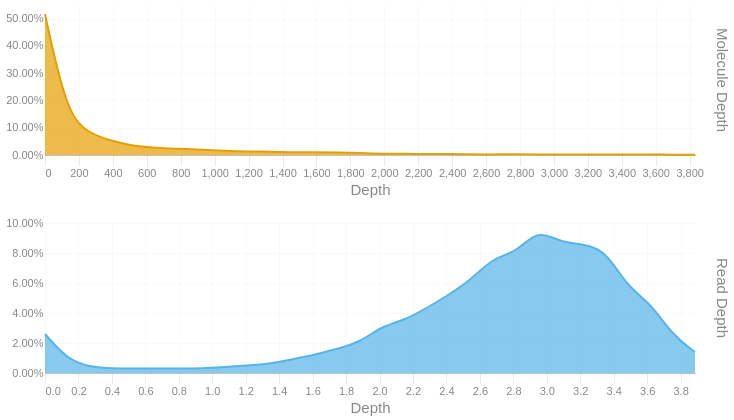

This figure's notebook cell:
### Code cell
readdep = depth_hist(tb['Read Depth'], q99, 3)
readdep = readdep.with_columns(pl.lit('Read Depth').alias('Metric'))
if not SKIPLR:
    moldep = depth_hist(tb['Molecule Depth'], mol_q99, 1)
    moldep = moldep.with_columns(pl.lit('Molecule Depth').alias('Metric'))
    _hist = pl.concat([readdep, moldep])
    _hist = _hist.filter(pl.col('Proportion') != 0)
    with SafeRender(_hist):
        (
            alt.Chart(_hist)        
            .mark_area(interpolate = "basis")
            .encode(
                x=alt.X('Bin:Q').scale(domainMin=0).axis(alt.Axis(title='Depth')),
                y = alt.Y('Proportion:Q', title = None).axis(format = '.2%'),
                color = alt.Color('Metric:N').legend(None),
                row = alt.Row("Metric:N").header(title = None, labelOrient = 'right'),
                tooltip = [
                    alt.Tooltip("Metric:N", title = "Metric"),
                    alt.Tooltip('Interval:N', title = "Depth Interval"),
                    alt.Tooltip('Proportion:Q', title = "% Alignments").format('.2%')
                ]
            )
            .resolve_scale(x='independent', y='independent')
            .properties(
                height = 150, width = 650,
                usermeta={'embedOptions': {'downloadFileName': f'{samplename}.depth.hist'}}
            )
        ).display()
else:
    readdep = readdep.filter(pl.col('Proportion') != 0)
    with SafeRender(readdep):
        (
            alt.Chart(readdep)        
            .mark_area(interpolate = "basis")
            .encode(
                x=alt.X('Bin:Q').scale(domainMin=0).axis(alt.Axis(title='Depth')),
                y = alt.Y('Proportion:Q', title = None).axis(format = '.2%'),
                tooltip = [
                    alt.Tooltip('Interval:N', title = "Depth Interval"),
                    alt.Tooltip('Proportion:Q', title = "% Alignments").format('.2%')
                ]
            )
            .properties(
                usermeta={'embedOptions': {'downloadFileName': f'{samplename}.depth.hist'}}
            )
        ).display()

### Figure 1 — Vega-Lite specification as saved in the notebook (floating-point values rounded to 4 significant figures)
{"width": 650, "height": 150, "config": {"title": {"anchor": "start", "dy": -15, "fontSize": 18, "color": "#888888", "subtitleColor": "#888888", "subtitleFontSize": 14}, "arc": {"fill": "#0072B2"}, "axis": {"domainColor": "#888888", "domainWidth": 0.5, "gridWidth": 0.2, "grid": false, "titleFontWeight": 400, "titleFontSize": 15, "labelFontSize": 11, "labelColor": "#888888", "tickColor": "#888888", "tickWidth": 0.2, "titleColor": "#888888"}, "axisBand": {"grid": false}, "axisX": {"grid": true, "tickSize": 10, "domainCap": "round"}, "axisY": {"domain": false, "grid": true, "tickSize": 0, "domainCap": "round"}, "background": "transparent", "header": {"labelFontSize": 15, "labelColor": "#888888", "titleFontSize": 15, "titleFontWeight": 600, "titleColor": "#888888"}, "legend": {"labelFont": "sans-serif", "labelFontSize": 12, "labelColor": "#888888", "symbolSize": 100, "symbolType": "circle", "titleFontSize": 12, "titlePadding": 10, "titleColor": "#888888", "title": null}, "range": {"category": ["#E69F00", "#56B4E9", "#009E73", "#F0E442", "#0072B2", "#D55E00", "#CC79A7", "#000000"], "diverging": ["#cfe8f3", "#a2d4ec", "#73bfe2", "#46abdb", "#1696d2", "#12719e"]}, "area": {"fill": "#0072B2", "fillOpacity": 0.7, "line": true, "strokeOpacity": 0.7}, "line": {"color": "#0072B2", "stroke": "#0072B2", "strokeWidth": 2}, "trail": {"color": "#0072B2", "stroke": "#0072B2", "strokeWidth": 0, "size": 1}, "point": {"filled": true, "fillOpacity": 1.0, "size": 95}, "text": {"color": "#888888", "fontSize": 11, "align": "right", "fontWeight": 400, "size": 11}, "bar": {"fill": "#0072B2", "stroke": null}, "view": {"stroke": null, "continuousWidth": 660, "continuousHeight": 400}}, "data": {"name": "data-f2d41ab9edff2ebd00d5cad4bc5cbe36"}, "mark": {"type": "area", "interpolate": "basis"}, "encoding": {"color": {"field": "Metric", "legend": null, "type": "nominal"}, "row": {"field": "Metric", "header": {"title": null, "labelOrient": "right"}, "type": "nominal"}, "tooltip": [{"field": "Metric", "title": "Metric", "type": "nominal"}, {"field": "Interval", "title": "Depth Interval", "type": "nominal"}, {"field": "Proportion", "format": ".2%", "title": "% Alignments", "type": "quantitative"}], "x": {"axis": {"title": "Depth"}, "field": "Bin", "scale": {"domainMin": 0}, "type": "quantitative"}, "y": {"axis": {"format": ".2%"}, "field": "Proportion", "title": null, "type": "quantitative"}}, "resolve": {"scale": {"x": "independent", "y": "independent"}}, "usermeta": {"embedOptions": {"downloadFileName": "S6_Waccamaw_1689.depth.hist"}}, "$schema": "https://vega.github.io/schema/vega-lite/v6.1.0.json", "datasets": {"data-f2d41ab9edff2ebd00d5cad4bc5cbe36": [{"Bin": 0.0, "Interval": "0.0-0.134", "Proportion": 0.026, "Metric": "Read Depth"}, {"Bin": 0.134, "Interval": "0.134-0.268", "Proportion": 0.009, "Metric": "Read Depth"}, {"Bin": 0.268, "Interval": "0.268-0.402", "Proportion": 0.004, "Metric": "Read Depth"}, {"Bin": 0.402, "Interval": "0.402-0.536", "Proportion": 0.003, "Metric": "Read Depth"}, {"Bin": 0.536, "Interval": "0.536-0.67", "Proportion": 0.003, "Metric": "Read Depth"}, {"Bin": 0.67, "Interval": "0.67-0.804", "Proportion": 0.003, "Metric": "Read Depth"}, {"Bin": 0.804, "Interval": "0.804-0.938", "Proportion": 0.003, "Metric": "Read Depth"}, {"Bin": 0.938, "Interval": "0.938-1.072", "Proportion": 0.003, "Metric": "Read Depth"}, {"Bin": 1.072, "Interval": "1.072-1.206", "Proportion": 0.004, "Metric": "Read Depth"}, {"Bin": 1.206, "Interval": "1.206-1.34", "Proportion": 0.005, "Metric": "Read Depth"}, {"Bin": 1.34, "Interval": "1.34-1.474", "Proportion": 0.006, "Metric": "Read Depth"}, {"Bin": 1.474, "Interval": "1.474-1.608", "Proportion": 0.009, "Metric": "Read Depth"}, {"Bin": 1.608, "Interval": "1.608-1.742", "Proportion": 0.012, "Metric": "Read Depth"}, {"Bin": 1.742, "Interval": "1.742-1.876", "Proportion": 0.016, "Metric": "Read Depth"}, {"Bin": 1.876, "Interval": "1.876-2.01", "Proportion": 0.02, "Metric": "Read Depth"}, {"Bin": 2.01, "Interval": "2.01-2.144", "Proportion": 0.031, "Metric": "Read Depth"}, {"Bin": 2.144, "Interval": "2.144-2.278", "Proportion": 0.035, "Metric": "Read Depth"}, {"Bin": 2.278, "Interval": "2.278-2.412", "Proportion": 0.043, "Metric": "Read Depth"}, {"Bin": 2.412, "Interval": "2.412-2.546", "Proportion": 0.052, "Metric": "Read Depth"}, {"Bin": 2.546, "Interval": "2.546-2.68", "Proportion": 0.062, "Metric": "Read Depth"}, {"Bin": 2.68, "Interval": "2.68-2.814", "Proportion": 0.077, "Metric": "Read Depth"}, {"Bin": 2.814, "Interval": "2.814-2.948", "Proportion": 0.08, "Metric": "Read Depth"}, {"Bin": 2.948, "Interval": "2.948-3.082", "Proportion": 0.096, "Metric": "Read Depth"}, {"Bin": 3.082, "Interval": "3.082-3.216", "Proportion": 0.087, "Metric": "Read Depth"}, {"Bin": 3.216, "Interval": "3.216-3.35", "Proportion": 0.086, "Metric": "Read Depth"}, {"Bin": 3.35, "Interval": "3.35-3.484", "Proportion": 0.082, "Metric": "Read Depth"}, {"Bin": 3.484, "Interval": "3.484-3.618", "Proportion": 0.057, "Metric": "Read Depth"}, {"Bin": 3.618, "Interval": "3.618-3.752", "Proportion": 0.047, "Metric": "Read Depth"}, {"Bin": 3.752, "Interval": "3.752-3.886", "Proportion": 0.025, "Metric": "Read Depth"}, {"Bin": 3.886, "Interval": "3.886-4.02", "Proportion": 0.014, "Metric": "Read Depth"}, {"Bin": 0.0, "Interval": "0.0-132.1", "Proportion": 0.516, "Metric": "Molecule Depth"}, {"Bin": 132.1, "Interval": "132.1-264.2", "Proportion": 0.143, "Metric": "Molecule Depth"}, {"Bin": 264.2, "Interval": "264.2-396.4", "Proportion": 0.078, "Metric": "Molecule Depth"}, {"Bin": 396.4, "Interval": "396.4-528.5", "Proportion": 0.051, "Metric": "Molecule Depth"}, {"Bin": 528.5, "Interval": "528.5-660.6", "Proportion": 0.032, "Metric": "Molecule Depth"}, {"Bin": 660.6, "Interval": "660.6-792.7", "Proportion": 0.027, "Metric": "Molecule Depth"}, {"Bin": 792.7, "Interval": "792.7-924.9", "Proportion": 0.022, "Metric": "Molecule Depth"}, {"Bin": 924.9, "Interval": "924.9-1057.0", "Proportion": 0.02, "Metric": "Molecule Depth"}, {"Bin": 1057.0, "Interval": "1057.0-1189.1", "Proportion": 0.015, "Metric": "Molecule Depth"}, {"Bin": 1189.0, "Interval": "1189.1-1321.2", "Proportion": 0.012, "Metric": "Molecule Depth"}, {"Bin": 1321.0, "Interval": "1321.2-1453.3", "Proportion": 0.013, "Metric": "Molecule Depth"}, {"Bin": 1453.0, "Interval": "1453.3-1585.5", "Proportion": 0.01, "Metric": "Molecule Depth"}, {"Bin": 1586.0, "Interval": "1585.5-1717.6", "Proportion": 0.01, "Metric": "Molecule Depth"}, {"Bin": 1718.0, "Interval": "1717.6-1849.7", "Proportion": 0.009, "Metric": "Molecule Depth"}, {"Bin": 1850.0, "Interval": "1849.7-1981.8", "Proportion": 0.008, "Metric": "Molecule Depth"}, {"Bin": 1982.0, "Interval": "1981.8-2113.9", "Proportion": 0.004, "Metric": "Molecule Depth"}, {"Bin": 2114.0, "Interval": "2113.9-2246.1", "Proportion": 0.005, "Metric": "Molecule Depth"}, {"Bin": 2246.0, "Interval": "2246.1-2378.2", "Proportion": 0.003, "Metric": "Molecule Depth"}, {"Bin": 2378.0, "Interval": "2378.2-2510.3", "Proportion": 0.004, "Metric": "Molecule Depth"}, {"Bin": 2510.0, "Interval": "2510.3-2642.4", "Proportion": 0.002, "Metric": "Molecule Depth"}, {"Bin": 2642.0, "Interval": "2642.4-2774.6", "Proportion": 0.002, "Metric": "Molecule Depth"}, {"Bin": 2775.0, "Interval": "2774.6-2906.7", "Proportion": 0.003, "Metric": "Molecule Depth"}, {"Bin": 2907.0, "Interval": "2906.7-3038.8", "Proportion": 0.001, "Metric": "Molecule Depth"}, {"Bin": 3039.0, "Interval": "3038.8-3170.9", "Proportion": 0.002, "Metric": "Molecule Depth"}, {"Bin": 3171.0, "Interval": "3170.9-3303.0", "Proportion": 0.002, "Metric": "Molecule Depth"}, {"Bin": 3303.0, "Interval": "3303.0-3435.2", "Proportion": 0.002, "Metric": "Molecule Depth"}, {"Bin": 3435.0, "Interval": "3435.2-3567.3", "Proportion": 0.002, "Metric": "Molecule Depth"}, {"Bin": 3567.0, "Interval": "3567.3-3699.4", "Proportion": 0.002, "Metric": "Molecule Depth"}, {"Bin": 3699.0, "Interval": "3699.4-3831.5", "Proportion": 0.001, "Metric": "Molecule Depth"}, {"Bin": 3832.0, "Interval": "3831.5-3963.65", "Proportion": 0.001, "Metric": "Molecule Depth"}]}}
